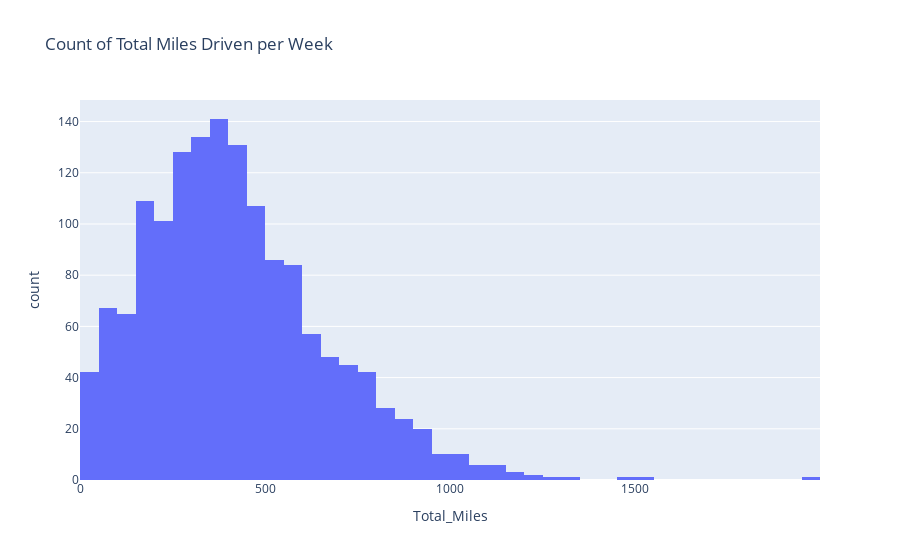

Notebook cell for this chart:
### Code cell
fig = px.histogram(df, x='Total_Miles', title = "Count of Total Miles Driven per Week")
fig.show()

### Figure 1 — Plotly figure (JSON) as saved in the notebook; plotly's stock layout.template omitted (floating-point values rounded to 4 significant figures; data arrays with more than 128 entries replaced by an {"elided": "..."} marker saying what was removed)
{"data": [{"alignmentgroup": "True", "bingroup": "x", "hovertemplate": "Total_Miles=%{x}<br>count=%{y}<extra></extra>", "legendgroup": "", "marker": {"color": "#636efa", "pattern": {"shape": ""}}, "name": "", "offsetgroup": "", "orientation": "v", "showlegend": false, "type": "histogram", "x": {"elided": "1501 int values"}, "xaxis": "x", "yaxis": "y"}], "layout": {"barmode": "relative", "legend": {"tracegroupgap": 0}, "title": {"text": "Count of Total Miles Driven per Week"}, "xaxis": {"anchor": "y", "domain": [0, 1], "title": {"text": "Total_Miles"}}, "yaxis": {"anchor": "x", "domain": [0, 1], "title": {"text": "count"}}}}
